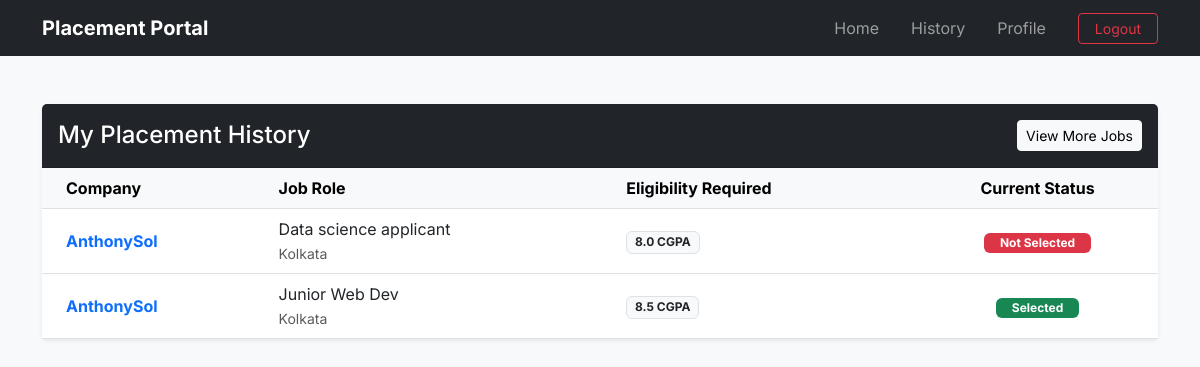
/student/history (signed in), run on the app's committed database.
### application/models.py (models this page shows)
class Application(db.Model):
    __tablename__ = "applications"
    id = db.Column(db.Integer(), primary_key=True)
    student_id = db.Column(db.Integer(), db.ForeignKey("students.id"), nullable=False)
    drive_id = db.Column(db.Integer(), db.ForeignKey("placement_drives.id"), nullable=False)
    application_date = db.Column(db.DateTime(), default=datetime.now)
    status=db.Column(db.String(30),default='Applied') #Applied, Shortlisted, Selected, rejected
    student=db.relationship("Student",back_populates="applications")
    drive=db.relationship("PlacementDrive",back_populates="applications")
    __table_args__=(db.UniqueConstraint('student_id','drive_id',name='unique_application'),)

class Company(db.Model):
    __tablename__="companies"
    id=db.Column(db.Integer(),primary_key=True)
    user_id=db.Column(db.Integer(),db.ForeignKey("users.id"),nullable=False)
    company_name=db.Column(db.String(200),nullable=False)
    hr_name=db.Column(db.String(100),nullable=True)
    hr_contact=db.Column(db.String(100),nullable=True)
    website=db.Column(db.String(200),nullable=True)
    is_approved=db.Column(db.Boolean(),default=False) # Until Admin toggles this on the company wont be approved and wont be shown in dashboard
    user=db.relationship("User",back_populates="company") #Child side
    drives=db.relationship("PlacementDrive",back_populates="company",cascade="all,delete-orphan") #Parent side

class PlacementDrive(db.Model):
    __tablename__="placement_drives"
    id=db.Column(db.Integer(),primary_key=True)
    company_id=db.Column(db.Integer(),db.ForeignKey("companies.id"),nullable=False)
    job_title=db.Column(db.String(200),nullable=False)
    job_description=db.Column(db.Text(),nullable=False)
    job_location=db.Column(db.String(200),nullable=False)
    eligibility_CGPA=db.Column(db.Float(),nullable=False)
    eligibility_criteria_others=db.Column(db.Text(),nullable=True)
    deadline=db.Column(db.DateTime(),nullable=False)
    status=db.Column(db.String(30),default='Pending') #Pending, Approved, Denied or Closed. Will be done by Admin
    allowed_branches=db.Column(db.Text(),nullable=False)
    allowed_years=db.Column(db.Text(),nullable=False)
    created_at=db.Column(db.DateTime(),default=datetime.now)
    company=db.relationship("Company",back_populates="drives") #Child side
    applications=db.relationship("Application",back_populates="drive",cascade="all,delete-orphan") #Parent side

### application/controllers.py (the view)
@app.route('/student/history')
def student_history():
    if session.get('role')!='student':
        flash('Login as student','danger')
        return redirect(url_for('login'))
    student=Student.query.filter_by(user_id=session.get('user_id')).first_or_404()
    applications=Application.query.filter_by(student_id=student.id).order_by(Application.id.desc()).all()
    return render_template('student_history.html',student=student,applications=applications)

### templates/student_history.html (shortened to what this page needs)
{% extends 'base.html' %}
{% block content %}
<div class="container mt-4">
    <div class="card shadow-sm border-0">
        <div class="card-header bg-dark text-white d-flex justify-content-between align-items-center py-3">
            <h4 class="mb-0">My Placement History</h4>
            <a href="{{ url_for('student_dashboard') }}" class="btn btn-sm btn-light">View More Jobs</a>
        </div>
        <div class="card-body p-0">
            <table class="table table-hover align-middle mb-0">
                <thead class="table-light">
                    <tr>
                        <th class="ps-4">Company</th>
                        <th>Job Role</th>
                        <th>Eligibility Required</th>
                        <th class="text-center">Current Status</th>
                    </tr>
                </thead>
                <tbody>
                    {% for app in applications %}
                    <tr>
                        <td class="ps-4">
                            <span class="fw-bold text-primary">{{ app.drive.company.company_name }}</span>
                        </td>
                        <td>
                            <div>{{ app.drive.job_title }}</div>
                            <small class="text-muted">{{ app.drive.job_location }}</small>
                        </td>
                        <td>
                            <span class="badge bg-light text-dark border">{{ app.drive.eligibility_CGPA }} CGPA</span>
                        </td>
                        <td class="text-center">
                            {% if app.status == 'Shortlisted' or app.status == 'Selected' %}
                                <span class="badge bg-success px-3">Selected</span>
                            {% elif app.status == 'Rejected' %}
                                <span class="badge bg-danger px-3">Not Selected</span>
                            {% else %}
                                <span class="badge bg-warning text-dark px-3">Application Pending</span>
                            {% endif %}
                        </td>
                    </tr>
                    {% else %}
                    <tr>
                        <td colspan="4" class="text-center py-5 text-muted">
                            <p class="mb-0">You haven't applied to any placement drives yet.</p>
                        </td>
                    </tr>
                    {% endfor %}
                </tbody>
            </table>
        </div>
    </div>
</div>
{% endblock %}

### templates/base.html (style rules this page uses)
body { font-family: 'Inter', sans-serif; }

### data on the page
Application: drive.company.company_name "AnthonySol", drive.job_title "Data science applicant", drive.job_location "Kolkata", drive.eligibility_CGPA "8.0", status "Not Selected"
Application: drive.company.company_name "AnthonySol", drive.job_title "Junior Web Dev", drive.job_location "Kolkata", drive.eligibility_CGPA "8.5", status "Selected"
